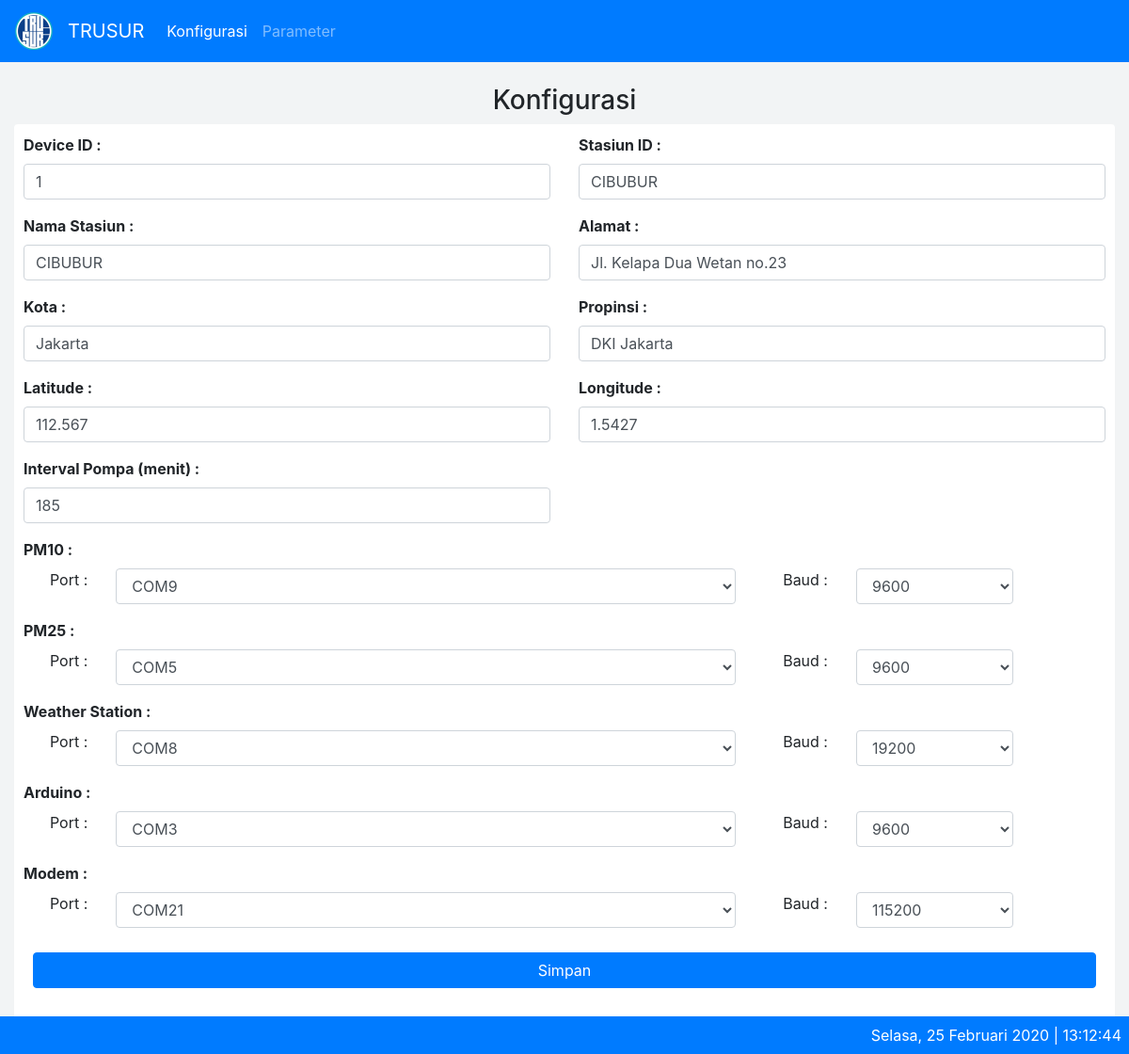
/index.php/konfigurasi, run on the app's committed database.
### tables this page shows
CREATE TABLE IF NOT EXISTS `aqm_configuration` (
  `id` int(11) NOT NULL AUTO_INCREMENT,
  `data` varchar(50) DEFAULT NULL,
  `content` varchar(200) DEFAULT NULL,
  `is_view` smallint DEFAULT NULL,
  PRIMARY KEY (`id`)
);

### application/libraries/Temp_frontend.php (called while the page is built)
<?php
Class Temp_frontend{
	var $template_data = array();
	function set($name, $value){
		$this->template_data[$name] = $value;
	}
	function load($temp_frontend = '', $view = '', $view_data = array(), $return = FALSE){
		$this->CI =& get_instance();
		$this->set('contents', $this->CI->load->view($view, $view_data, TRUE));
		return $this->CI->load->view($temp_frontend, $this->template_data, $return);
	}
}

### application/controllers/Konfigurasi.php (called while the page is built, shortened)
<?php
class Konfigurasi extends CI_Controller {
	public function index()
	{
		$data['title'] = 'Konfigurasi';
		$data['configurations'][0]['id'] = "device_id";
		$data['configurations'][0]['caption'] = "Device ID";
		$data['configurations'][0]['value'] = $this->konfigurasi_m->getConfigurationContent('device_id');
		$data['configurations'][1]['id'] = "sta_id";
		$data['configurations'][1]['caption'] = "Stasiun ID";
		$data['configurations'][1]['value'] = $this->konfigurasi_m->getConfigurationContent('sta_id');
		$data['configurations'][2]['id'] = "sta_nama";
		$data['configurations'][2]['caption'] = "Nama Stasiun";
		$data['configurations'][2]['value'] = $this->konfigurasi_m->getConfigurationContent('sta_nama');
		$data['configurations'][3]['id'] = "sta_alamat";
		$data['configurations'][3]['caption'] = "Alamat";
		$data['configurations'][3]['value'] = $this->konfigurasi_m->getConfigurationContent('sta_alamat');
		$data['configurations'][4]['id'] = "sta_kota";
		$data['configurations'][4]['caption'] = "Kota";
		$data['configurations'][4]['value'] = $this->konfigurasi_m->getConfigurationContent('sta_kota');
		$data['configurations'][5]['id'] = "sta_prov";
		$data['configurations'][5]['caption'] = "Propinsi";
		$data['configurations'][5]['value'] = $this->konfigurasi_m->getConfigurationContent('sta_prov');
		$data['configurations'][6]['id'] = "sta_lat";
		$data['configurations'][6]['caption'] = "Latitude";
		$data['configurations'][6]['value'] = $this->konfigurasi_m->getConfigurationContent('sta_lat');
		$data['configurations'][7]['id'] = "sta_lon";
		$data['configurations'][7]['caption'] = "Longitude";
		$data['configurations'][7]['value'] = $this->konfigurasi_m->getConfigurationContent('sta_lon');
		$data['configurations'][8]['id'] = "pump_interval";
		$data['configurations'][8]['caption'] = "Interval Pompa (menit)";
		$data['configurations'][8]['value'] = $this->konfigurasi_m->getConfigurationContent('pump_interval');
		$data['serial_devices'][0]['com_id'] = "com_pm10";
		$data['serial_devices'][0]['baud_id'] = "baud_pm10";
		$data['serial_devices'][0]['caption'] = "PM10";
		$data['serial_devices'][0]['com_value'] = $this->konfigurasi_m->getConfigurationContent('com_pm10');
		$data['serial_devices'][0]['baud_value'] = $this->konfigurasi_m->getConfigurationContent('baud_pm10');
		$data['serial_devices'][1]['com_id'] = "com_pm25";
		$data['serial_devices'][1]['baud_id'] = "baud_pm125";
		$data['serial_devices'][1]['caption'] = "PM25";
		$data['serial_devices'][1]['com_value'] = $this->konfigurasi_m->getConfigurationContent('com_pm25');
		$data['serial_devices'][1]['baud_value'] = $this->konfigurasi_m->getConfigurationContent('baud_pm25');
		$data['serial_devices'][2]['com_id'] = "com_ws";
		$data['serial_devices'][2]['baud_id'] = "baud_ws";
		$data['serial_devices'][2]['caption'] = "Weather Station";
		$data['serial_devices'][2]['com_value'] = $this->konfigurasi_m->getConfigurationContent('com_ws');
		$data['serial_devices'][2]['baud_value'] = $this->konfigurasi_m->getConfigurationContent('baud_ws');
		$data['serial_devices'][3]['com_id'] = "controller";
		$data['serial_devices'][3]['baud_id'] = "controller_baud";
		$data['serial_devices'][3]['caption'] = "Arduino";
		$data['serial_devices'][3]['com_value'] = $this->konfigurasi_m->getConfigurationContent('controller');
		$data['serial_devices'][3]['baud_value'] = $this->konfigurasi_m->getConfigurationContent('controller_baud');
		$data['serial_devices'][4]['com_id'] = "com_modem";
		$data['serial_devices'][4]['baud_id'] = "baud_modem";
		$data['serial_devices'][4]['caption'] = "Modem";
		$data['serial_devices'][4]['com_value'] = $this->konfigurasi_m->getConfigurationContent('com_modem');
		$data['serial_devices'][4]['baud_value'] = $this->konfigurasi_m->getConfigurationContent('baud_modem');
		$data['bauds'][] = 110;
		$data['bauds'][] = 300;
		$data['bauds'][] = 1200;
		$data['bauds'][] = 2400;
		$data['bauds'][] = 4800;
		$data['bauds'][] = 9600;
		$data['bauds'][] = 19200;
		$data['bauds'][] = 38400;
		$data['bauds'][] = 57600;
		$data['bauds'][] = 115200;
		$data['bauds'][] = 230400;
		$data['bauds'][] = 460800;
		$data['bauds'][] = 921600;
		$this->temp_frontend->load('master/theme/theme', 'master/konfigurasi/konfigurasi', $data);
	}
}

### index.php (called while the page is built, shortened)
<?php
require_once BASEPATH.'core/CodeIgniter.php';

### application/models/Konfigurasi_m.php (called while the page is built, shortened)
<?php
class Konfigurasi_m extends CI_Model {
	public function getConfigurationContent($data){
		$query = $this->db->get_where('aqm_configuration', ["data" => $data]);
		return $query->row_array()['content'];
	}
}

### application/views/master/konfigurasi/konfigurasi.php (the view, shortened to what this page needs)
<div class="container-fluid">
	<br>
	<h3 class="text-center">Konfigurasi</h3>
	<div class="card" style="padding:10px;">
		<div class="row" style="padding-bottom: 50px;">
			<div class="col-sm">
				<form method="POST">
					<div class="row">
						<?php foreach($configurations as $_configurations) : ?>
								<div class="col-6">
									<div class="form-group">
										<label><b><?= $_configurations["caption"];?> : </b></label>
										<input class="form-control" id="<?= $_configurations["id"];?>" name="<?= $_configurations["id"];?>" value="<?= $_configurations["value"];?>">
									</div>
								</div>
						<?php endforeach ?>
					</div>
					<?php foreach($serial_devices as $_serial_devices) : ?>
						<div class="form-group">
							<label><b><?= $_serial_devices["caption"];?> : </b></label>
							<div class="row" style="padding:0px;">
								<div class="col-1 text-right">Port : </div>
								<div class="col-7">
									<select class="form-control" id="<?= $_serial_devices["com_id"];?>" name="<?= $_serial_devices["com_id"];?>">
										<?php if(!isset($serial_ports[$_serial_devices["com_value"]])) : ?>
											<option value="<?= $_serial_devices["com_value"]; ?>" selected><?= $_serial_devices["com_value"]; ?></option>
										<?php endif ?>
									</select>
								</div>
								<div class="col-1 text-right">Baud : </div>
								<div class="col-2">
									<select class="form-control" id="<?= $_serial_devices["baud_id"];?>" name="<?= $_serial_devices["baud_id"];?>">
										<?php foreach($bauds as $baud) : ?>
											<option value="<?= $baud; ?>" <?php if($baud == $_serial_devices["baud_value"]) : ?> selected <?php endif ?>> <?= $baud; ?> </option>
										<?php endforeach ?>
									</select>
								</div>
								<div class="col-1"></div>
							</div>
						</div>
					<?php endforeach ?>
					<div class="card" style="padding:10px;">
						<input type="submit" name="simpan" value="Simpan" class="btn btn-primary">
					</div>
				</form>
			</div>
		</div>
	</div>
</div>

### application/views/master/theme/theme.php (style rules this page uses)
body { background: #f2f4f5; }
.card { position: relative; display: flex; flex-direction: column; min-width: 0; word-wrap: break-word; background-color: #fff; background-clip: border-box; border: 0 solid transparent; border-radius: .25rem; }

### data on the page
aqm_configuration: caption "Device ID", device_id "1"
aqm_configuration: caption "Stasiun ID", sta_id "CIBUBUR"
aqm_configuration: caption "Nama Stasiun", sta_nama "CIBUBUR"
aqm_configuration: caption "Alamat", sta_alamat "Jl. Kelapa Dua Wetan no.23"
aqm_configuration: caption "Kota", sta_kota "Jakarta"
aqm_configuration: caption "Propinsi", sta_prov "DKI Jakarta"
aqm_configuration: caption "Latitude", sta_lat "112.567"
aqm_configuration: caption "Longitude", sta_lon "1.5427"
aqm_configuration: caption "Interval Pompa (menit)", pump_interval "185"
aqm_configuration: caption "PM10", com_pm10 "COM9"
aqm_configuration: caption "PM25", com_pm25 "COM5"
aqm_configuration: caption "Weather Station", com_ws "COM8"
aqm_configuration: caption "Arduino", controller "COM3"
aqm_configuration: caption "Modem", com_modem "COM21"

### other printed values
form field baud_pm10 "9600"
form field baud_pm125 "9600"
form field baud_ws "19200"
form field controller_baud "9600"
form field baud_modem "115200"
